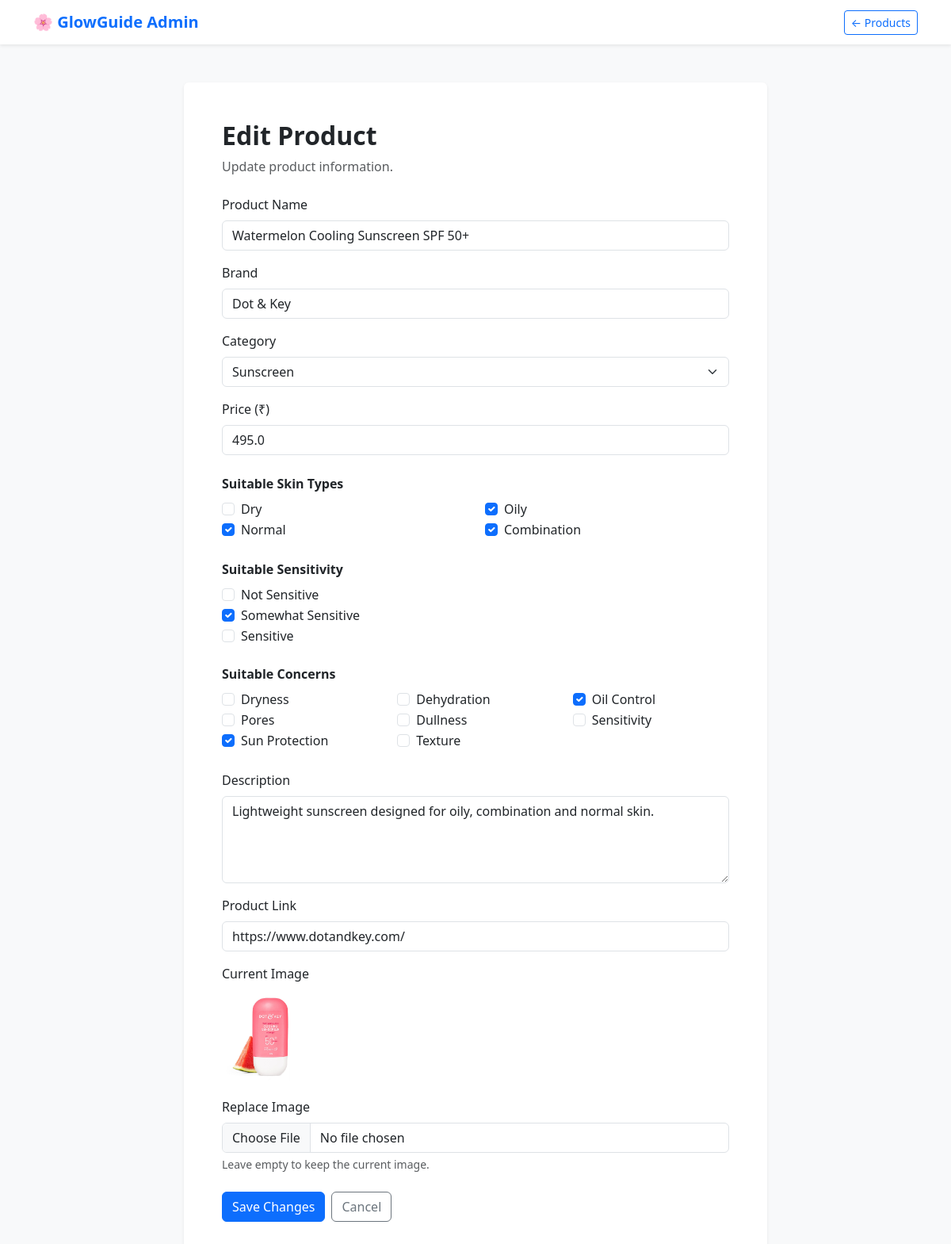
The app's page /admin/products/edit/37 (signed in) with its own data.
### tables this page shows
CREATE TABLE products (
    id INTEGER PRIMARY KEY AUTOINCREMENT,
    name TEXT NOT NULL,
    brand TEXT NOT NULL,
    category TEXT NOT NULL,
    price REAL NOT NULL,
    skin_types TEXT NOT NULL,
    sensitivity TEXT NOT NULL,
    description TEXT,
    image TEXT,
    product_link TEXT
, concerns TEXT, recommended_by TEXT, reference TEXT);

### app.py (the view, shortened to what this page needs)
@app.route("/admin/products/edit/<int:product_id>",
           methods=["GET", "POST"])
def admin_edit_product(product_id):
    if "user" not in session:
        return redirect("/login")
    if session.get("role") != "admin":
        return redirect("/dashboard")
    conn = get_db_connection()
    cursor = conn.cursor()
    cursor.execute("""
        SELECT *
        FROM products
        WHERE id = ?
    """, (product_id,))
    product = cursor.fetchone()
    if not product:
        conn.close()
        return redirect("/admin/products")
    conn.close()
    return render_template(
        "admin_edit_product.html",
        product=product
    )

### app.py (called while the page is built)
def get_db_connection():
    conn = sqlite3.connect("glowguide.db")
    conn.row_factory = sqlite3.Row
    return conn

### templates/admin_edit_product.html (shortened to what this page needs)
<!DOCTYPE html>
<html lang="en">
<head>
    <link
        href="https://cdn.jsdelivr.net/npm/bootstrap@5.3.3/dist/css/bootstrap.min.css"
        rel="stylesheet">
</head>
<body class="bg-light">
<nav class="navbar bg-white shadow-sm">
    <div class="container">
        <span class="navbar-brand fw-bold text-primary">
            🌸 GlowGuide Admin
        </span>
        <a href="{{ url_for('admin_products') }}"
           class="btn btn-outline-primary btn-sm">
            ← Products
        </a>
    </div>
</nav>
<div class="container py-5">
<div class="row justify-content-center">
<div class="col-lg-8">
<div class="card border-0 shadow-sm">
<div class="card-body p-4 p-md-5">
    <h2 class="fw-bold mb-2">
        Edit Product
    </h2>
    <p class="text-muted mb-4">
        Update product information.
    </p>
    <form method="POST"
          enctype="multipart/form-data">
        <div class="mb-3">
            <label class="form-label">
                Product Name
            </label>
            <input
                type="text"
                name="name"
                class="form-control"
                value="{{ product['name'] }}"
                required>
        </div>
        <div class="mb-3">
            <label class="form-label">
                Brand
            </label>
            <input
                type="text"
                name="brand"
                class="form-control"
                value="{{ product['brand'] }}"
                required>
        </div>
        <div class="mb-3">
            <label class="form-label">
                Category
            </label>
            <select
                name="category"
                class="form-select"
                required>
                {% for category in [
                    'Face Wash',
                    'Toner',
                    'Serum',
                    'Moisturizer',
                    'Sunscreen'
                ] %}
                    <option
                        value="{{ category }}"
                        {% if product["category"] == category %}
                            selected
                        {% endif %}>
                        {{ category }}
                    </option>
                {% endfor %}
            </select>
        </div>
        <div class="mb-4">
            <label class="form-label">
                Price (₹)
            </label>
            <input
                type="number"
                name="price"
                class="form-control"
                min="0"
                step="0.01"
                value="{{ product['price'] }}"
                required>
        </div>
        <div class="mb-4">
            <label class="form-label fw-bold">
                Suitable Skin Types
            </label>
            {% set selected_skin_types =
                product["skin_types"].split(",") %}
            <div class="row">
            {% for value, label in [
                ('dry', 'Dry'),
                ('oily', 'Oily'),
                ('normal', 'Normal'),
                ('combination', 'Combination')
            ] %}
                <div class="col-sm-6">
                    <div class="form-check">
                        <input
                            class="form-check-input"
                            type="checkbox"
                            name="skin_types"
                            value="{{ value }}"
                            id="skin_{{ value }}"
                            {% if value in selected_skin_types %}
                                checked
                            {% endif %}>
                        <label
                            class="form-check-label"
                            for="skin_{{ value }}">
                            {{ label }}
                        </label>
                    </div>
                </div>
            {% endfor %}
            </div>
        </div>
        <div class="mb-4">
            <label class="form-label fw-bold">
                Suitable Sensitivity
            </label>
            {% set selected_sensitivity =
                product["sensitivity"].split(",") %}
            {% for value, label in [
                ('not_sensitive', 'Not Sensitive'),
                ('somewhat_sensitive', 'Somewhat Sensitive'),
                ('sensitive', 'Sensitive')
            ] %}
                <div class="form-check">
                    <input
                        class="form-check-input"
                        type="checkbox"
                        name="sensitivity"
                        value="{{ value }}"
                        id="sensitivity_{{ value }}"
                        {% if value in selected_sensitivity %}
                            checked
                        {% endif %}>
                    <label
                        class="form-check-label"
                        for="sensitivity_{{ value }}">
                        {{ label }}
                    </label>
                </div>
            {% endfor %}
        </div>
        <div class="mb-4">
            <label class="form-label fw-bold">
                Suitable Concerns
            </label>
            {% set selected_concerns =
                product["concerns"].split(",")
                if product["concerns"]
                else []
            %}
            <div class="row">
            {% for value, label in [
                ('dryness', 'Dryness'),
                ('dehydration', 'Dehydration'),
                ('oil_control', 'Oil Control'),
                ('pores', 'Pores'),
                ('dullness', 'Dullness'),
                ('sensitivity', 'Sensitivity'),
                ('sun_protection', 'Sun Protection'),
                ('texture', 'Texture')
            ] %}
                <div class="col-sm-6 col-md-4">
                    <div class="form-check">
                        <input
                            class="form-check-input"
                            type="checkbox"
                            name="concerns"
                            value="{{ value }}"
                            id="concern_{{ value }}"
                            {% if value in selected_concerns %}
                                checked
                            {% endif %}>
                        <label
                            class="form-check-label"
                            for="concern_{{ value }}">
                            {{ label }}
                        </label>
                    </div>
                </div>
            {% endfor %}
            </div>
        </div>
        <div class="mb-3">
            <label class="form-label">
                Description
            </label>
            <textarea
                name="description"
                class="form-control"
                rows="4">{{ product["description"] or "" }}</textarea>
        </div>
        <div class="mb-3">
            <label class="form-label">
                Product Link
            </label>
            <input
                type="url"
                name="product_link"
                class="form-control"
                value="{{ product['product_link'] or '' }}">
        </div>
        {% if product["image"] %}
        <div class="mb-3">
            <label class="form-label d-block">
                Current Image
            </label>
            <img
                src="{{ url_for(
                    'static',
                    filename=product['image']
                ) }}"
                alt="{{ product['name'] }}"
                style="
                    width:120px;
                    height:120px;
                    object-fit:contain;
                ">
        </div>
        {% endif %}
        <div class="mb-4">
            <label class="form-label">
                Replace Image
            </label>
            <input
                type="file"
                name="image"
                class="form-control"
                accept=".jpg,.jpeg,.png,.webp">
            <div class="form-text">
                Leave empty to keep the current image.
            </div>
        </div>
        <div class="d-flex gap-2">
            <button
                type="submit"
                class="btn btn-primary">
                Save Changes
            </button>
            <a
                href="{{ url_for('admin_products') }}"
                class="btn btn-outline-secondary">
                Cancel
            </a>
        </div>
    </form>
</div>
</div>
</div>
</div>
</div>
</body>
</html>

### records on screen
products: name "Watermelon Cooling Sunscreen SPF 50+", brand "Dot & Key", category "Sunscreen", price "495.0", description "Lightweight sunscreen designed for oily, combination and normal skin.", product_link "https://www.dotandkey.com/", image (picture)

### other values on screen
{{ label }} "Dry" "Oily" "Normal" "Combination"
{{ label }} "Not Sensitive" "Somewhat Sensitive" "Sensitive"
{{ label }} "Dryness" "Dehydration" "Oil Control" "Pores" "Dullness" "Sensitivity" "Sun Protection" "Texture"
